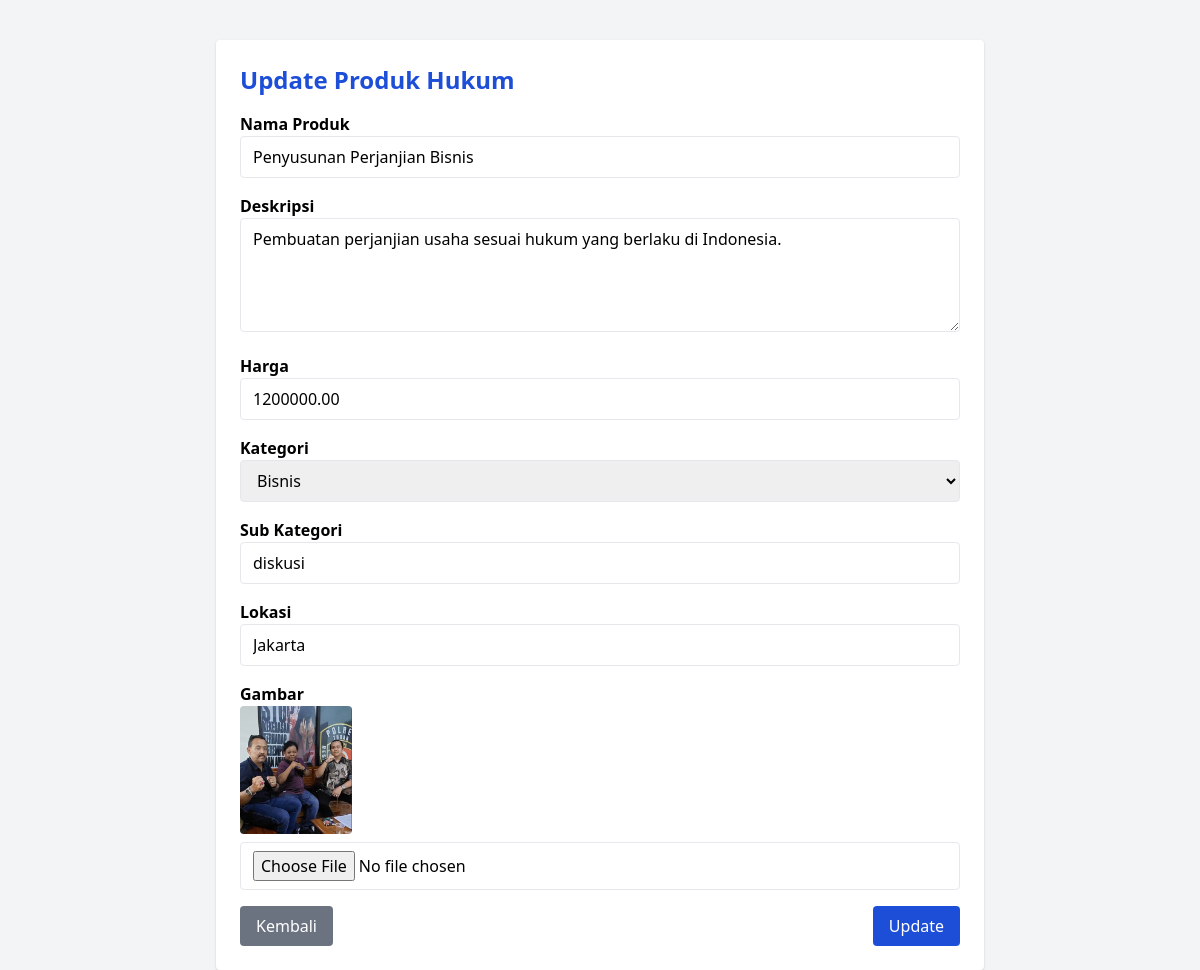
Screenshot of /admin/update-toko-hukum.php?id=2 with the database file from the repository.
### tables this page shows
CREATE TABLE `toko_hukum` (
  `id` int NOT NULL,
  `nama_produk` varchar(255) NOT NULL,
  `deskripsi` text NOT NULL,
  `harga` decimal(15,2) NOT NULL,
  `kategori` enum('pidana','perdata','keluarga','bisnis') NOT NULL,
  `sub_kategori` varchar(100) DEFAULT NULL,
  `lokasi` varchar(100) DEFAULT NULL,
  `gambar` varchar(255) DEFAULT NULL,
  `tanggal` timestamp NULL DEFAULT CURRENT_TIMESTAMP
);

### admin/update-toko-hukum.php (the view, shortened to what this page needs)
<?php
require '../db.php';
$id = (int) $_GET['id'];
$query = $conn->query("SELECT * FROM toko_hukum WHERE id = $id");
$data = $query->fetch_assoc();
$kategori = $data['kategori'];
?>
<!DOCTYPE html>
<html lang="id">
<head>
    <link href="https://cdn.jsdelivr.net/npm/tailwindcss@2.2.19/dist/tailwind.min.css" rel="stylesheet">
</head>
<body class="bg-gray-100">
<div class="max-w-3xl mx-auto mt-10 bg-white p-6 rounded shadow">
    <h1 class="text-2xl font-bold mb-4 text-blue-700">Update Produk Hukum</h1>
    <form method="POST" enctype="multipart/form-data" class="space-y-4">
        <div>
            <label class="block font-semibold">Nama Produk</label>
            <input type="text" name="nama_produk" value="<?php echo htmlspecialchars($data['nama_produk']); ?>" class="border rounded px-3 py-2 w-full" required>
        </div>
        <div>
            <label class="block font-semibold">Deskripsi</label>
            <textarea name="deskripsi" class="border rounded px-3 py-2 w-full" rows="4" required><?php echo htmlspecialchars($data['deskripsi']); ?></textarea>
        </div>
        <div>
            <label class="block font-semibold">Harga</label>
            <input type="number" name="harga" value="<?php echo $data['harga']; ?>" class="border rounded px-3 py-2 w-full" required>
        </div>
        <div>
            <label class="block font-semibold">Kategori</label>
            <select name="kategori" id="kategori" class="border rounded px-3 py-2 w-full" required onchange="loadSubKategori()">
                <?php
                $kategori_list = ['pidana', 'perdata', 'bisnis', 'keluarga'];
                foreach ($kategori_list as $k) {
                    $selected = ($kategori == $k) ? "selected" : "";
                    echo "<option value='$k' $selected>" . ucfirst($k) . "</option>";
                }
                ?>
            </select>
        </div>
      <div>
    <label class="block font-semibold">Sub Kategori</label>
    <input type="text" name="sub_kategori"
        value="<?php echo htmlspecialchars($data['sub_kategori'] ?? ''); ?>"
        class="border rounded px-3 py-2 w-full" required>
</div>
<div>
    <label class="block font-semibold">Lokasi</label>
    <input type="text" name="lokasi"
        value="<?php echo htmlspecialchars($data['lokasi'] ?? ''); ?>"
        class="border rounded px-3 py-2 w-full" required>
</div>
        <div>
            <label class="block font-semibold">Gambar</label>
            <img src="../uploads/<?php echo $data['gambar']; ?>" alt="" class="h-32 mb-2 rounded">
            <input type="file" name="gambar" class="border rounded px-3 py-2 w-full">
        </div>
        <div class="flex justify-between">
            <a href="admin-toko-hukum.php" class="bg-gray-500 hover:bg-gray-600 text-white px-4 py-2 rounded">Kembali</a>
            <button type="submit" class="bg-blue-700 hover:bg-blue-800 text-white px-4 py-2 rounded">Update</button>
        </div>
    </form>
</div>
</body>
</html>

### rows the page displays
toko_hukum: nama_produk "Penyusunan Perjanjian Bisnis", deskripsi "Pembuatan perjanjian usaha sesuai hukum yang berlaku di Indonesia.", harga "1200000.00", sub_kategori "diskusi", lokasi "Jakarta", gambar (picture)

### other values shown
form field kategori "Bisnis"
